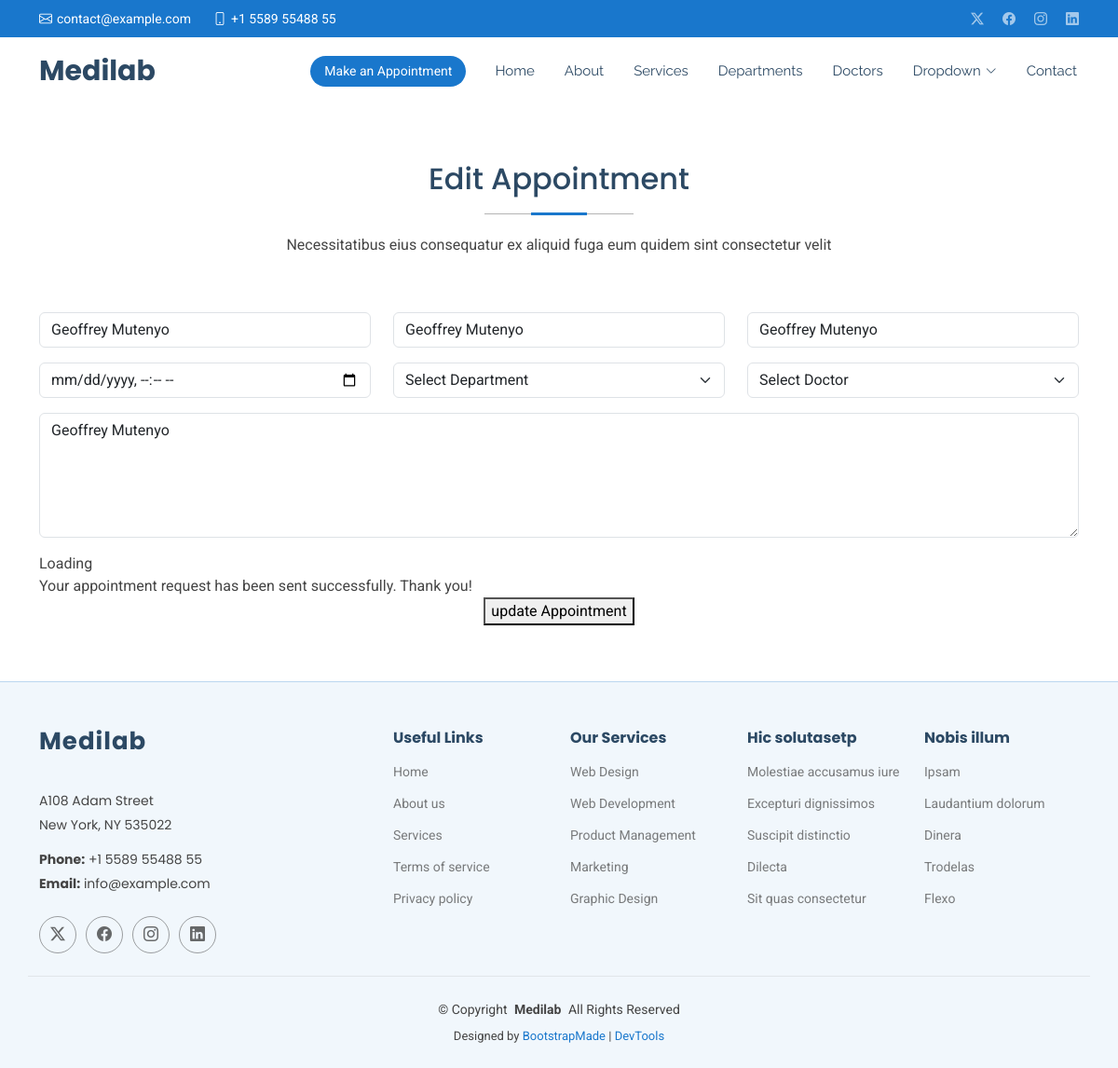
Page /edit/2/ on the committed database.
### healthapp/models.py (models this page shows)
class Myappointment(models.Model):
        name = models.CharField(max_length=100)
        email = models.EmailField()
        phone = models.CharField(max_length=20)
        datetime = models.DateTimeField()
        department = models.CharField(max_length=100)
        doctor = models.CharField(max_length=100)
        message = models.TextField()
        def __str__(self):
            return self.name

### healthapp/views.py (the view)
# urls.py: path('edit/<int:id>/', views.edit,)
def edit(request, id):
    editappointment =get_object_or_404(Myappointment,id=id)
    if request.method =='POST':
        editappointment.name = request.POST.get('name')
        editappointment.email = request.POST.get('email')
        editappointment.phone = request.POST.get('phone')
        editappointment.department = request.POST.get('date')
        editappointment.doctor = request.POST.get('department')
        editappointment.doctor = request.POST.get('doctor')
        editappointment.doctor = request.POST.get('message')
        editappointment.save()
        return redirect('/show')
    else:
        return render(request, 'edit.html', {'editappointment':editappointment})

### templates/edit.html (shortened to what this page needs)
{% extends 'starter-page.html' %}
{% load static %}
{% block content %}
    <section id="appointment" class="appointment section">
      <div class="container section-title" data-aos="fade-up">
        <h2> Edit Appointment</h2>
        <p>Necessitatibus eius consequatur ex aliquid fuga eum quidem sint consectetur velit</p>
      </div>
      <div class="container" data-aos="fade-up" data-aos-delay="100">
        <form method="post" >
          <div class="row">
            <div class="col-md-4 form-group">
              <input type="text" value="{{ editappointment }}" name="name" class="form-control" id="name" placeholder="Your Name" required="">
            </div>
            <div class="col-md-4 form-group mt-3 mt-md-0">
              <input type="email"  value="{{ editappointment }}" class="form-control" name="email" id="email" placeholder="Your Email" required="">
            </div>
            <div class="col-md-4 form-group mt-3 mt-md-0">
              <input type="tel"  value="{{ editappointment }}" class="form-control" name="phone" id="phone" placeholder="Your Phone" required="">
            </div>
          </div>
          <div class="row">
            <div class="col-md-4 form-group mt-3">
              <input type="datetime-local" name="date" class="form-control datepicker" id="date" placeholder="Appointment Date" required="">
            </div>
            <div class="col-md-4 form-group mt-3">
              <select name="department" id="department" class="form-select" required="">
                <option value="">Select Department</option>
              </select>
            </div>
            <div class="col-md-4 form-group mt-3">
              <select name="doctor" id="doctor" class="form-select" required="">
                <option value="">Select Doctor</option>
              </select>
            </div>
          </div>
          <div class="form-group mt-3">
            <textarea class="form-control" name="message" rows="5" placeholder="Message (Optional)">{{ editappointment }}</textarea>
          </div>
          <div class="mt-3">
            <div class="loading">Loading</div>
            <div class="sent-message">Your appointment request has been sent successfully. Thank you!</div>
            <div class="text-center"><button type="submit">update Appointment</button></div>
          </div>
        </form>
      </div>
    </section>
{% endblock %}

### static/assets/css/main.css (style rules this page uses)
:root { --default-font: "Roboto", system-ui, -apple-system, "Segoe UI", Roboto, "Helvetica Neue", Arial, "Noto Sans", "Liberation Sans", sans-serif, "Apple Color Emoji", "Segoe UI Emoji", "Segoe UI Symbol", "Noto Color Emoji"; --heading-font: "Poppins", sans-serif; --nav-font: "Raleway", sans-serif; }
:root { --background-color: #ffffff; --default-color: #444444; --heading-color: #2c4964; --accent-color: #1977cc; --surface-color: #ffffff; --contrast-color: #ffffff; }
:root { --nav-color: #2c4964; --nav-hover-color: #1977cc; --nav-mobile-background-color: #ffffff; --nav-dropdown-background-color: #ffffff; --nav-dropdown-color: #2c4964; --nav-dropdown-hover-color: #1977cc; }
:root { scroll-behavior: smooth; }
body { color: var(--default-color); background-color: var(--background-color); font-family: var(--default-font); }
h1, h2, h3, h4, h5, h6 { color: var(--heading-color); font-family: var(--heading-font); }
section, .section { color: var(--default-color); background-color: var(--background-color); padding: 60px 0; scroll-margin-top: 72px; overflow: clip; }
.section-title { text-align: center; padding-bottom: 60px; position: relative; }
.section-title h2 { font-size: 32px; font-weight: 500; margin-bottom: 20px; padding-bottom: 20px; position: relative; }
.section-title h2:before { content: ""; position: absolute; display: block; width: 160px; height: 1px; background: color-mix(in srgb, var(--default-color), transparent 60%); left: 0; right: 0; bottom: 1px; margin: auto; }
.section-title h2::after { content: ""; position: absolute; display: block; width: 60px; height: 3px; background: var(--accent-color); left: 0; right: 0; bottom: 0; margin: auto; }
.section-title p { margin-bottom: 0; }

### rows in the picture
Myappointment: name "Geoffrey Mutenyo", email "Geoffrey Mutenyo", phone "Geoffrey Mutenyo", message "Geoffrey Mutenyo"
